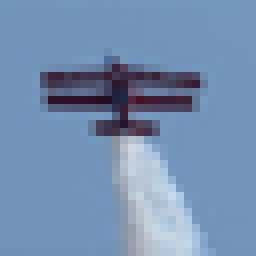
#> input picture lab2_image_retrieval/photo/101.png, 32 x 32 px, found by its file name (shown 8 times larger); its folder holds 4 pictures in this run
$ python multi_feature_retrieval_system.py
#> lines starting #> are read from the running program, lines starting #| are printed output that depends on the picture
### lab2_image_retrieval/core/feature_extractor.py
#!/usr/bin/env python3
import cv2
import os
import numpy as np
import pickle
from tqdm import tqdm

class FeatureExtractor:
    """
    A class to extract SIFT features from images.
    """

    def __init__(self, max_features=500):
        """
        Initialize the feature extractor with SIFT.

        Args:
            max_features: Maximum number of features to extract per image
        """
        self.detector = cv2.SIFT_create(nfeatures=max_features)
        self.max_features = max_features

    def extract_features(self, image):
        """
        Extract SIFT features from a given image.

        Args:
            image: Input image (numpy array or path to image file)

        Returns:
            tuple: (keypoints, descriptors)
        """
        if isinstance(image, str):
            # Load image if a path is provided
            image = cv2.imread(image, cv2.IMREAD_GRAYSCALE)
            if image is None:
                return None, None
        elif len(image.shape) == 3:
            # Convert to grayscale if color image
            image = cv2.cvtColor(image, cv2.COLOR_BGR2GRAY)

        # Extract keypoints and descriptors
        keypoints, descriptors = self.detector.detectAndCompute(image, None)

        if keypoints is None or len(keypoints) == 0:
            return None, None

        return keypoints, descriptors

    def extract_from_file(self, image_path):
        """
        Extract features from an image file.

        Args:
            image_path: Path to the image file

        Returns:
            tuple: (keypoints, descriptors)
        """
#> called with image_path = 'photo/101.png'
        try:
            image = cv2.imread(image_path, cv2.IMREAD_GRAYSCALE)
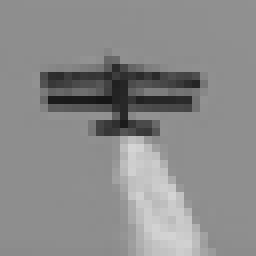
#> image: shape (32, 32) (shown 8 times larger); min 22, max 213, mean 138.7
            if image is None:
                print(f"Warning: Could not read image {image_path}")
                return None, None

            return self.extract_features(image)
#> in extract_features, `keypoints, descriptors = self.detector.detectAndCompute(image, None)`: keypoints = 5 keypoints; (x, y, size): (15, 12, 6.7), (16, 18, 2), (22, 11, 3.8), (22, 11, 3.8), (22, 21, 2)
        except Exception as e:
            print(f"Error extracting features from {image_path}: {e}")
            return None, None

    def batch_extract_from_directory(self, directory, save_path=None, force_recompute=False):
        """
        Extract features from all images in a directory.

        Args:
            directory: Directory containing image files
            save_path: Path to save the extracted features
            force_recompute: Whether to force recomputation of features

        Returns:
            dict: Dictionary mapping image paths to (keypoints, descriptors) tuples
        """
        # Check if features have already been computed and saved
        if save_path and os.path.exists(save_path) and not force_recompute:
            print(f"Loading pre-computed features from {save_path}")
            try:
                with open(save_path, 'rb') as f:
                    features = pickle.load(f)
                return features
            except Exception as e:
                print(f"Error loading features from {save_path}: {e}")
                print("Recomputing features...")

        features = {}
        image_files = [os.path.join(directory, f) for f in os.listdir(directory)
                      if f.lower().endswith(('.png', '.jpg', '.jpeg'))]

        if not image_files:
            print(f"No image files found in {directory}")
            return features

        print(f"Extracting features from {len(image_files)} images...")
        valid_feature_count = 0

        for image_path in tqdm(image_files, desc="Processing images"):
            keypoints, descriptors = self.extract_from_file(image_path)

            if keypoints is not None and descriptors is not None:
                # Convert keypoints to a pickleable format
                keypoints_pickleable = self._keypoints_to_pickleable(keypoints)
#> keypoints_pickleable = 5 items
                features[image_path] = (keypoints_pickleable, descriptors)
                valid_feature_count += 1
#> pass 2 of the loop in batch_extract_from_directory, `for image_path in tqdm(image_files, desc="Processing images"):`:
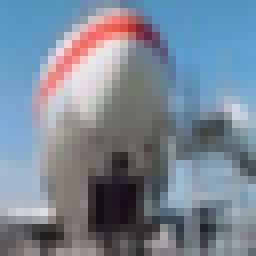
#> input picture lab2_image_retrieval/photo/112.png, 32 x 32 px, found by its file name (shown 8 times larger)
#> in extract_from_file (call 2), `image = cv2.imread(image_path, cv2.IMREAD_GRAYSCALE)`:
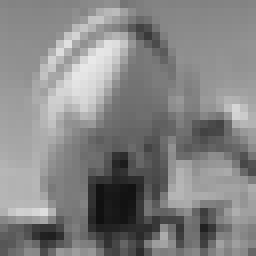
#> image: shape (32, 32) (shown 8 times larger); min 16, max 233, mean 131.7
#> in extract_features (call 2), `keypoints, descriptors = self.detector.detectAndCompute(image, None)`: keypoints = 6 keypoints; (x, y, size): (11, 9, 6.2), (23, 23, 4), (18, 4, 2.2), (13, 7, 3.1), (16, 11, 3.3), (7, 13, 1.8)
#> keypoints_pickleable = 6 items
#> in _extract_sift_features, `self.sift_features = self.sift_extractor.batch_extract_from_directory(..`: self.sift_features = 4 items

        print(f"Processed {len(image_files)} images, {valid_feature_count} had valid feature descriptors")

        # Save features if a save path is provided
        if save_path and valid_feature_count > 0:
            os.makedirs(os.path.dirname(save_path) if os.path.dirname(save_path) else '.', exist_ok=True)
            with open(save_path, 'wb') as f:
                pickle.dump(features, f)
            print(f"Features saved to {save_path}")

        return features

    def get_all_descriptors(self, features):
        """
        Get all descriptors from a features dictionary.

        Args:
            features: Dictionary mapping image paths to (keypoints, descriptors) tuples

        Returns:
            numpy.ndarray: All descriptors concatenated
        """
        if not features:
            return np.array([])

        all_descriptors = []
        for kp, desc in features.values():
            if desc is not None and desc.shape[0] > 0:
                all_descriptors.append(desc)

        if not all_descriptors:
            return np.array([])

        return np.vstack(all_descriptors)

    def _keypoints_to_pickleable(self, keypoints):
        """
        Convert cv2.KeyPoint objects to a pickleable format.

        Args:
            keypoints: List of cv2.KeyPoint objects

        Returns:
            list: List of dictionaries representing keypoints
        """
        return [{
            'pt': (kp.pt[0], kp.pt[1]),
            'size': kp.size,
            'angle': kp.angle,
            'response': kp.response,
            'octave': kp.octave,
            'class_id': kp.class_id
        } for kp in keypoints]

    # [36 lines left out: function _pickleable_to_keypoints, not called in this run]

# 示例用法
# [20 lines that do not run on import are left out]

### lab2_image_retrieval/core/color_feature_extractor.py
#!/usr/bin/env python3
import cv2
import numpy as np
import os
import pickle
from tqdm import tqdm

class ColorFeatureExtractor:
    """
    颜色特征提取器，用于提取图像的颜色直方图特征
    """

    def __init__(self, bins=16, color_space='hsv'):
        """
        初始化颜色特征提取器

        参数:
            bins: 每个颜色通道的直方图柱数
            color_space: 颜色空间，支持'rgb'、'hsv'
        """
        self.bins = bins
        self.color_space = color_space
        self.feature_dim = bins * 3  # 三个颜色通道

    def extract_features(self, image):
        """
        从图像中提取颜色直方图特征

        参数:
            image: 输入图像 (numpy数组或图像路径)

        返回:
            特征向量: 颜色直方图 (一维numpy数组)
        """
#> called with image = 'photo/101.png'
        if isinstance(image, str):
            # 加载图像如果给定的是路径
            image = cv2.imread(image)
#> image is the input picture: shape (32, 32, 3); mean B, G, R 177.4, 143.2, 116.4
            if image is None:
                return None

        # 转换颜色空间
        if self.color_space.lower() == 'hsv':
            image = cv2.cvtColor(image, cv2.COLOR_BGR2HSV)
#> image: shape (32, 32, 3); mean H, S, V 109, 90.8, 177.6
        elif self.color_space.lower() == 'rgb':
            image = cv2.cvtColor(image, cv2.COLOR_BGR2RGB)

        # 计算每个通道的直方图
        hist_features = []
        for i in range(3):  # 对每个颜色通道
            hist = cv2.calcHist([image], [i], None, [self.bins], [0, 256])
            # 归一化直方图
            hist = cv2.normalize(hist, hist).flatten()
            hist_features.append(hist)
#> this loop made 3 passes
#> hist on passes 1 to 2: [0, 0, 0, 0, 0, 0, 918, 41, 34, 24, 7, 0, 0, 0, 0, 0], [0, 26, 57, 32, 53, 79, 752, 9, 7, 7, 0, 1, 1, 0, 0, 0]
#> after the loop, hist_features = 3 items

        # 合并三个通道的直方图
        color_features = np.concatenate(hist_features)
#> color_features = 48 values, max 0.998 at index 6, min 0 at index 0, mean 0.0789

        return color_features

    def batch_extract_from_directory(self, directory, save_path=None, force_recompute=False):
        """
        从目录中提取所有图像的颜色特征

        参数:
            directory: 包含图像的目录
            save_path: 保存特征的路径
            force_recompute: 是否强制重新计算

        返回:
            features_dict: 特征字典，{image_path: feature_vector}
        """
        # 检查特征是否已经计算并保存
        if save_path and os.path.exists(save_path) and not force_recompute:
            print(f"加载预计算的颜色特征: {save_path}")
            try:
                with open(save_path, 'rb') as f:
                    features = pickle.load(f)
                return features
            except Exception as e:
                print(f"加载特征出错: {e}")
                print("重新计算特征...")

        features = {}
        image_files = [os.path.join(directory, f) for f in os.listdir(directory)
                      if f.lower().endswith(('.png', '.jpg', '.jpeg'))]

        if not image_files:
            print(f"没有在{directory}中找到图像文件")
            return features

        print(f"提取{len(image_files)}张图像的颜色特征...")
        for image_path in tqdm(image_files, desc="处理图像"):
            color_features = self.extract_features(image_path)
            if color_features is not None:
                features[image_path] = color_features
#> pass 2 of the loop in batch_extract_from_directory, `for image_path in tqdm(image_files, desc="处理图像"):`:
#> in extract_features, image is the input picture: shape (32, 32, 3); mean B, G, R 148.9, 134.3, 121.5
#> in batch_extract_from_directory, `color_features = self.extract_features(image_path)`: color_features = 48 values, max 0.948 at index 6, min 0 at index 12, mean 0.153
#> in _extract_color_features, `self.color_features = self.color_extractor.batch_extract_from_director..`: self.color_features = 4 items
#> the loop in get_all_descriptors, `for kp, desc in features.values():` made 4 passes
#> in get_all_descriptors, `return np.vstack(all_descriptors)`:
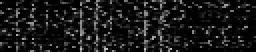
#> returned value: shape (26, 128) float32 (shown 2 times larger); min 0, max 191, mean 23.8

        # 保存特征
        if save_path:
            os.makedirs(os.path.dirname(save_path), exist_ok=True)
            with open(save_path, 'wb') as f:
                pickle.dump(features, f)
            print(f"颜色特征已保存至 {save_path}")

        return features

# 示例用法
# [13 lines that do not run on import are left out]

### lab2_image_retrieval/core/visual_dictionary.py
#!/usr/bin/env python3
import numpy as np
import pickle
import os
from sklearn.cluster import AgglomerativeClustering
from sklearn.preprocessing import StandardScaler
from tqdm import tqdm
import time

class VisualDictionary:
    """使用层次聚类方法构建视觉词典"""

    def __init__(self, vocab_size=1000, linkage='ward', affinity='euclidean'):
        """
        初始化视觉词典构建器

        参数:
            vocab_size: 视觉词典大小（聚类数量）
            linkage: 层次聚类连接方法，如'ward'、'complete'、'average'、'single'
            affinity: 距离度量方法，如'euclidean'、'manhattan'、'cosine'
        """
        self.vocab_size = vocab_size
        self.linkage = linkage
        self.affinity = affinity
        self.clusterer = None
        self.visual_words = None
        self.scaler = StandardScaler()  # 用于特征标准化，提高聚类质量

    def fit(self, descriptors, sample_size=None, verbose=True):
        """
        使用特征描述符构建视觉词典

        参数:
            descriptors: 特征描述符数组，形状(N, d)
            sample_size: 采样用于聚类的描述符数量，None表示使用全部
            verbose: 是否显示进度信息

        返回:
            self: 训练好的视觉词典实例
        """
#> called with verbose = True
        if descriptors.shape[0] == 0:
            raise ValueError("描述符数组为空，无法构建词典")

        n_samples, n_features = descriptors.shape

        if verbose:
            print(f"收集到 {n_samples} 个特征描述符，每个维度 {n_features}")
#| 收集到 26 个特征描述符，每个维度 128

        # 如果描述符数量太多，进行随机采样
        if sample_size and n_samples > sample_size:
            if verbose:
                print(f"随机采样 {sample_size} 个描述符用于构建词典")
            indices = np.random.choice(n_samples, sample_size, replace=False)
            descriptors_sampled = descriptors[indices]
        else:
            descriptors_sampled = descriptors

        # 标准化描述符
        if verbose:
            print("标准化描述符...")
        descriptors_scaled = self.scaler.fit_transform(descriptors_sampled)

        # 使用层次聚类构建词典
        if verbose:
            print(f"使用层次聚类({self.linkage})构建大小为{self.vocab_size}的视觉词典...")
            start_time = time.time()

        self.clusterer = AgglomerativeClustering(
            n_clusters=self.vocab_size,
            linkage=self.linkage,
            affinity=self.affinity
        )

        cluster_labels = self.clusterer.fit_predict(descriptors_scaled)

        if verbose:
            elapsed = time.time() - start_time
            print(f"聚类完成，用时 {elapsed:.2f} 秒")

        # 为每个聚类计算中心（视觉单词）
        if verbose:
            print("计算视觉单词（聚类中心）...")

        self.visual_words = np.zeros((self.vocab_size, n_features))

        for i in range(self.vocab_size):
            # 找到属于当前聚类的所有描述符
            cluster_descriptors = descriptors_sampled[cluster_labels == i]

            if len(cluster_descriptors) > 0:
                # 计算平均值作为聚类中心
                self.visual_words[i] = np.mean(cluster_descriptors, axis=0)
            else:
                # 如果聚类为空（这种情况不应该发生），使用随机描述符
                self.visual_words[i] = descriptors_sampled[np.random.randint(0, len(descriptors_sampled))]

        return self

    # [60 lines left out: functions save, load, get_visual_words, not called in this run]

# 示例用法
# [35 lines that do not run on import are left out]

### lab2_image_retrieval/systems/multi_feature_retrieval_system.py
#!/usr/bin/env python3
import os
import sys
import time
import numpy as np
import cv2
import pickle
from tqdm import tqdm
import matplotlib
matplotlib.use('Agg')  # 使用非交互式后端，避免Qt错误
import matplotlib.pyplot as plt

# 添加当前目录到路径
sys.path.append('.')

from core.feature_extractor import FeatureExtractor
from core.color_feature_extractor import ColorFeatureExtractor
from core.visual_dictionary import VisualDictionary
from core.improved_bow import ImprovedBoW

class MultiFeatureRetrievalSystem:
    """
    多特征融合的图像检索系统，结合SIFT特征和颜色特征
    """

    def __init__(self, vocab_size=400, color_bins=16, color_space='hsv',
                linkage='ward', affinity='euclidean'):
        """
        初始化多特征图像检索系统

        参数:
            vocab_size: SIFT特征视觉词典大小
            color_bins: 颜色直方图的每通道柱数
            color_space: 颜色空间，支持'rgb'、'hsv'
            linkage: 层次聚类连接方式
            affinity: 距离度量
        """
        self.vocab_size = vocab_size
        self.color_bins = color_bins
        self.color_space = color_space
        self.linkage = linkage
        self.affinity = affinity

        # 权重参数
        self.sift_weight = 0.7  # SIFT特征权重
        self.color_weight = 0.3  # 颜色特征权重

        # 初始化特征提取器
        self.sift_extractor = None
        self.color_extractor = None

        # 中间文件路径
        self.sift_features_path = f"features/improved_sift_features.pkl"
        self.color_features_path = f"features/color_features_{color_bins}_{color_space}.pkl"
        self.dictionary_path = f"features/improved_visual_dictionary_sift_{vocab_size}.pkl"
        self.bow_model_path = f"features/improved_bow_model_sift_{vocab_size}.pkl"

        # 数据结构
        self.sift_features = {}  # {image_path: (keypoints, descriptors)}
        self.color_features = {}  # {image_path: color_histogram}
        self.visual_dictionary = None
        self.bow_model = None

        # 状态标志
        self._sift_features_loaded = False
        self._color_features_loaded = False
        self._dictionary_built = False
        self._bow_computed = False

    def setup(self, data_dir="photo", max_features=1000, force_recompute=False):
        """
        设置图像检索系统：提取特征，构建词典，计算词袋表示

        参数:
            data_dir: 图像目录
            max_features: 每张图像最多提取的SIFT特征点数量
            force_recompute: 是否强制重新计算

        返回:
            bool: 成功返回True，否则返回False
        """
        print("设置多特征图像检索系统...")

        # 初始化特征提取器
        self.sift_extractor = FeatureExtractor(max_features=max_features)
        self.color_extractor = ColorFeatureExtractor(bins=self.color_bins, color_space=self.color_space)

        # 提取SIFT特征
        if not self._extract_sift_features(data_dir, force_recompute):
            print("错误: 提取或加载SIFT特征失败")
            return False

        # 提取颜色特征
        if not self._extract_color_features(data_dir, force_recompute):
            print("错误: 提取或加载颜色特征失败")
            return False

        # 构建视觉词典
        if not self._build_dictionary(force_recompute):
            print("错误: 构建或加载视觉词典失败")
            return False

        # 计算词袋表示
        if not self._compute_bow_representations(force_recompute):
            print("错误: 计算或加载词袋表示失败")
            return False

        print("多特征图像检索系统设置成功")
        return True

    # [9 lines left out: function is_ready, not called in this run]

    def _extract_sift_features(self, directory, force_recompute=False):
        """
        从目录中提取SIFT特征

        参数:
            directory: 包含图像的目录
            force_recompute: 是否强制重新计算

        返回:
            bool: 成功返回True，否则返回False
        """
        try:
            print(f"从{directory}中提取SIFT特征...")
            start_time = time.time()

            # 提取特征
            self.sift_features = self.sift_extractor.batch_extract_from_directory(
                directory=directory,
                save_path=self.sift_features_path,
                force_recompute=force_recompute
            )

            if not self.sift_features:
                print("警告: 没有提取或加载到SIFT特征")
                self._sift_features_loaded = False
                return False

            self._sift_features_loaded = True
            print(f"SIFT特征提取/加载完成，用时 {time.time() - start_time:.2f} 秒")
            return True

        except Exception as e:
            print(f"提取SIFT特征出错: {e}")
            self._sift_features_loaded = False
            return False

    def _extract_color_features(self, directory, force_recompute=False):
        """
        从目录中提取颜色特征

        参数:
            directory: 包含图像的目录
            force_recompute: 是否强制重新计算

        返回:
            bool: 成功返回True，否则返回False
        """
        try:
            print(f"从{directory}中提取颜色特征...")
            start_time = time.time()

            # 提取特征
            self.color_features = self.color_extractor.batch_extract_from_directory(
                directory=directory,
                save_path=self.color_features_path,
                force_recompute=force_recompute
            )

            if not self.color_features:
                print("警告: 没有提取或加载到颜色特征")
                self._color_features_loaded = False
                return False

            self._color_features_loaded = True
            print(f"颜色特征提取/加载完成，用时 {time.time() - start_time:.2f} 秒")
            return True

        except Exception as e:
            print(f"提取颜色特征出错: {e}")
            self._color_features_loaded = False
            return False

    def _build_dictionary(self, force_recompute=False):
        """
        使用层次聚类构建视觉词典

        参数:
            force_recompute: 是否强制重新计算

        返回:
            bool: 成功返回True，否则返回False
        """
        try:
            # 如果特征未加载，则跳过
            if not self._sift_features_loaded:
                print("错误: 必须先加载SIFT特征才能构建词典")
                return False

            # 检查词典是否已存在
            if os.path.exists(self.dictionary_path) and not force_recompute:
                print(f"从{self.dictionary_path}加载预计算的视觉词典")
                try:
                    self.visual_dictionary = VisualDictionary.load(self.dictionary_path)
                    self._dictionary_built = True
                    return True
                except Exception as e:
                    print(f"加载词典出错: {e}")
                    print("将重新计算词典")

            print(f"构建包含{self.vocab_size}个词的视觉词典...")
            start_time = time.time()

            # 获取所有特征描述符
            all_descriptors = self.sift_extractor.get_all_descriptors(self.sift_features)

            if all_descriptors.shape[0] == 0:
                print("警告: 没有找到有效的描述符来构建词典。词典构建跳过。")
                self._dictionary_built = False
                return False

            # 构建词典
            self.visual_dictionary = VisualDictionary(
                vocab_size=self.vocab_size,
                linkage=self.linkage,
                affinity=self.affinity
            )

            # 拟合词典
            self.visual_dictionary.fit(all_descriptors, verbose=True)

            # 保存词典
            self.visual_dictionary.save(self.dictionary_path)

            self._dictionary_built = True
            print(f"视觉词典构建完成，用时 {time.time() - start_time:.2f} 秒")
            return True

        except Exception as e:
            print(f"构建视觉词典出错: {e}")
            self._dictionary_built = False
            return False

    # [270 lines left out: functions _compute_bow_representations, query_image_path, _compute_color_similarities, _fuse_similarities, display_query_results, not called in this run]

# 使用示例
if __name__ == "__main__":
    import argparse

    # 命令行参数
    parser = argparse.ArgumentParser(description="多特征融合的图像检索系统")
    parser.add_argument("--data_dir", type=str, default="photo", help="图像目录")
    parser.add_argument("--vocab_size", type=int, default=400, help="SIFT词典大小")
    parser.add_argument("--color_bins", type=int, default=16, help="颜色直方图每通道柱数")
    parser.add_argument("--color_space", type=str, default="hsv", choices=["rgb", "hsv"],
                        help="颜色空间")
    parser.add_argument("--query", type=str, help="要查询的图像路径")
    parser.add_argument("--force_recompute", action="store_true", help="强制重新计算特征和词典")
    parser.add_argument("--sim_method", type=str, default="rerank",
                        choices=["cosine", "euclidean", "combined", "rerank"],
                        help="相似度计算方法")
    parser.add_argument("--sift_weight", type=float, default=0.7, help="SIFT特征权重")
    parser.add_argument("--color_weight", type=float, default=0.3, help="颜色特征权重")
    args = parser.parse_args()

    # 创建并设置系统
    system = MultiFeatureRetrievalSystem(
        vocab_size=args.vocab_size,
        color_bins=args.color_bins,
        color_space=args.color_space
    )

    # 设置特征权重
    system.sift_weight = args.sift_weight
    system.color_weight = args.color_weight

    # 设置系统
    system.setup(data_dir=args.data_dir, force_recompute=args.force_recompute)

    # 如果提供了查询图像，执行查询
    if args.query:
        if os.path.exists(args.query):
            results = system.query_image_path(args.query, sim_method=args.sim_method)
            system.display_query_results(args.query, results)
        else:
            print(f"错误: 查询图像 {args.query} 不存在")
    else:
        print("未提供查询图像。请使用 --query 参数指定查询图像。")
